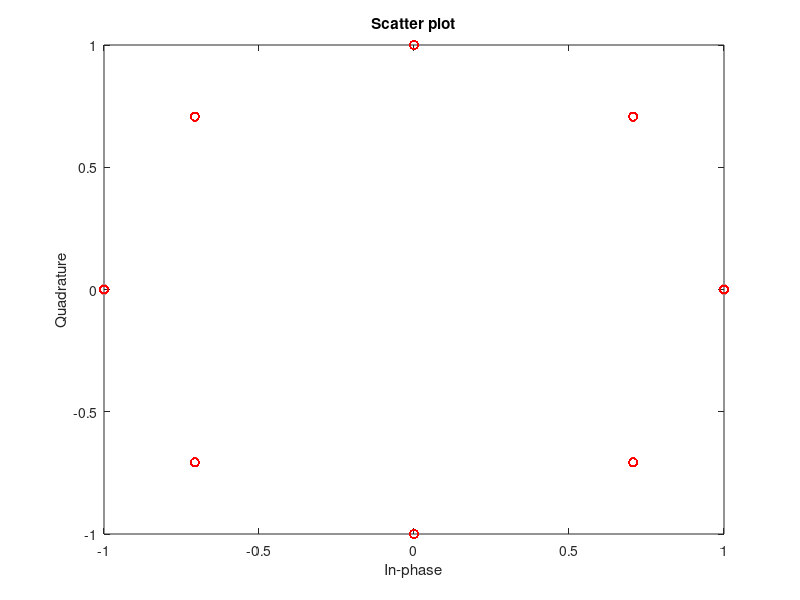

This chart was generated by the following MATLAB code: (Note: this script raises an error after producing the figure.)
clear all; close all;clc;

%Etudes de chaines de transmission     8_PSK               

Nb = 12000;
M = 8;
alpha = 0.5;
Fe = 12*10^3;
Rb = 6 * 10^3;
Rs = Rb / log2(M) ;
Ts = 1/Rs;
Te = 1/Fe;
Ns = Ts/Te;
span = 8 ;


%generation des bits
bits = randi([0 1], 1,Nb);

% groupement des bits par log2(M)
blocs_bits=reshape(bits,log2(M),length(bits)/log2(M)).';

% conversion des groupes de bits en une valeur décimale (de 0 à M-1)
symboles_decimaux=bi2de(blocs_bits);

%mapping
symboles = pskmod(symboles_decimaux,M,0,'gray');

% Tracé des constellations en sortie du mapping 
figure();scatterplot(symboles,1,0,'ro');

%suite des impultions dirac
Suite_dirac = kron(symboles.',[1 zeros(1,Ns-1)]);

%filtre mise enforme + filtre reception
h = rcosdesign(alpha,span,Ns,'sqrt');

%filtrage mise en forme
xe = conv(Suite_dirac,h,'same');

%DSP du l'envloppe complexe
DSP = (1/length(xe))*abs(fft(xe,2^nextpow2(length(xe)))).^2;
figure; 
plot(linspace(-Fe/2,Fe/2,2^nextpow2(length(real(xe)))),fftshift(DSP));
ylabel ('DSP du signal');
xlabel('f en HZ');
title('DSP du signal modulé sur porteuse');

%filtrage de reception
z =  conv(xe,h,'same');

%echantillionage
z_echan = z(1:Ns:end);

%décisions + demapping
z_dec = pskdemod(z_echan.',M,0,'gray');
demodbi=de2bi(z_dec.');
bits_decides=reshape(demodbi.',size(demodbi,1)*size(demodbi,2),1).';

%calcul du teb
TEB = sum(bits~=bits_decides)/length(bits);
assert(TEB == 0);

%%Implantation de la chaine avec bruit
TEB_bruit = zeros(1,7);
k = 0;

EbN0db = [0:6];
EbN0 = 10.^(EbN0db/10) ;

for k=1:length(EbN0) 
    
    %generation des bits
    bits = randi([0 1], 1,Nb);
    
    % groupement des bits par log2(M)
    blocs_bits=reshape(bits,log2(M),length(bits)/log2(M)).';

    % conversion des groupes de bits en une valeur décimale (de 0 à M-1)
    symboles_decimaux=bi2de(blocs_bits);
    
    %mapping
    symboles = pskmod(symboles_decimaux,M,0,'gray');
        
    %suite des impultions dirac
    Suite_dirac = kron(symboles.',[1 zeros(1,Ns-1)]);
    
    %filtrage mise en forme
    xe = conv(Suite_dirac,h,'same');
        
    %calcul de la puissance du signal transmis
    Pr = mean(abs(xe).^2) ;
    
    %calcul du signal bruit sur la voie I 
    n_I = (sqrt((Pr*Ns)/(2*log2(M)*EbN0(k)))*randn(1,length(xe)));
    
    %calcul du signal bruit sur la voie Q 
    n_Q = (sqrt((Pr*Ns)/(2*log2(M)*EbN0(k)))*randn(1,length(xe)));
    
    %ajout du bruit 
    xe = xe + (n_I + (1i * n_Q));
    
    
    %filtrage de reception
    z =  conv(xe,h,'same');

    %echantillionage
    z_echan = z(1:Ns:end);
    
    %tracé des constellations
    figure(1);
    subplot(3,3,k+1);
    plot(real(z_echan),imag(z_echan),'k.');
    xlabel('I')
    ylabel('Q')
    title(["constellations pour Eb/No = ",k-1,"db"])

    %décisions + demapping
    z_dec = pskdemod(z_echan.',M,0,'gray');
    demodbi=de2bi(z_dec.');
    bits_decides=reshape(demodbi.',size(demodbi,1)*size(demodbi,2),1).';
    
    %calcul du teb
    TEB_bruit(k) = sum(bits(2:end) ~= bits_decides(2:end))/(length(bits) -1) ; 
    
end

%Tracé du TEB calculé
figure;
semilogy(EbN0db,TEB_bruit);
xlabel('Eb/N0 db'),
ylabel('TEB'),
title('Tracé du TEB calculé');

%Comparaison du TEB theorique et TEB calculé
TEB_theo = ( 2 / log2(M) ) * qfunc(sqrt(2 * log2(M) * 10.^(EbN0db/10)) .* sin(pi/M));
figure;
semilogy(EbN0db,TEB_theo);hold on;
semilogy(EbN0db,TEB_bruit);
xlabel('Eb/N0 db'),
ylabel('TEB'),
legend('TEB theorique','TEB calculé')
title('Comparaison du TEB theorique et TEB calculé ');
